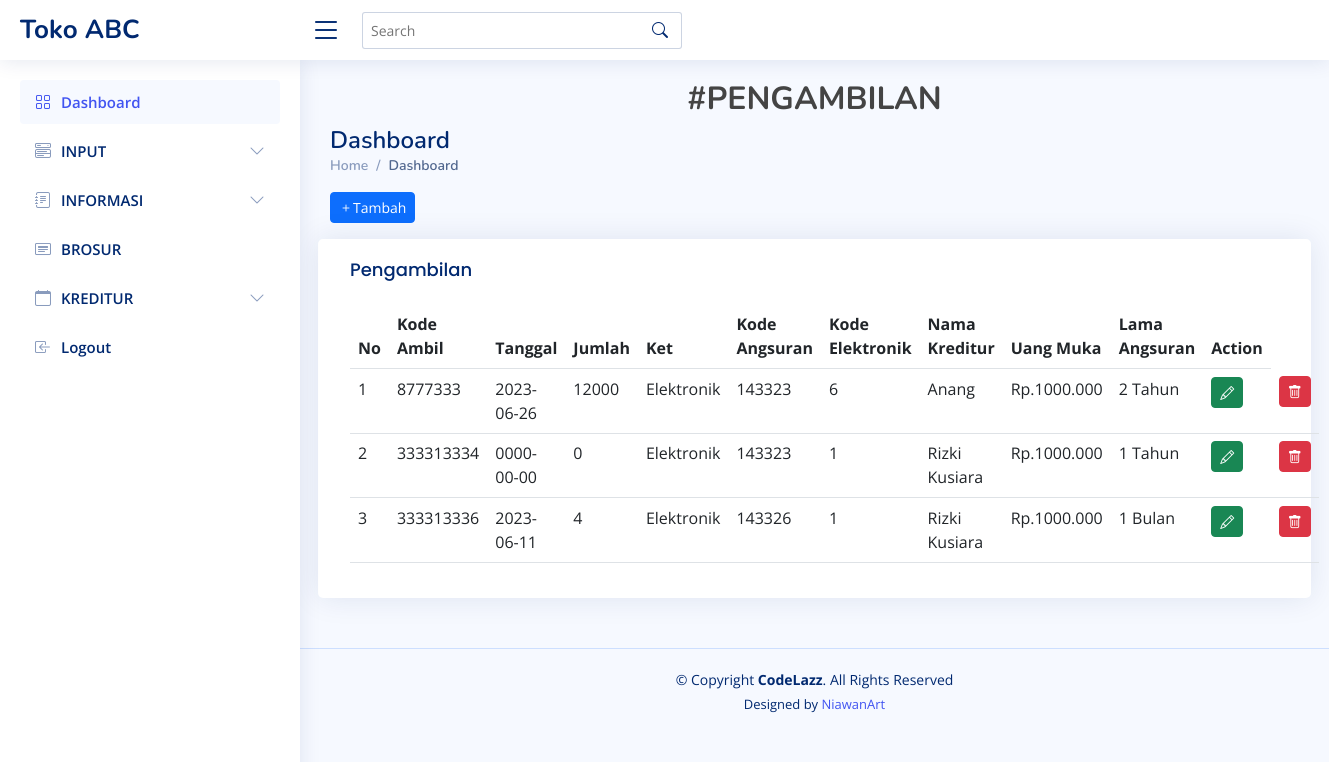
The page /index.php/pengambilan on the database its author committed.
### tables this page shows
CREATE TABLE `tb_pengambilan` (
  `NAM` int(4) NOT NULL,
  `TBTP` date NOT NULL,
  `JML` int(2) NOT NULL,
  `KET` varchar(10) NOT NULL,
  `NK` int(6) NOT NULL,
  `KE` int(4) NOT NULL,
  `KA` int(2) NOT NULL,
  `KUA` int(2) NOT NULL,
  `KL` int(2) NOT NULL
);

CREATE TABLE `tb_elektronik` (
  `KE` int(4) NOT NULL,
  `KL` int(2) NOT NULL,
  `KA` int(2) NOT NULL,
  `KUA` int(2) NOT NULL,
  `NE` varchar(18) NOT NULL,
  `MEREK` varchar(18) NOT NULL,
  `SATUAN` varchar(12) NOT NULL,
  `JENIS` varchar(15) NOT NULL
);

CREATE TABLE `tb_uang_angsuran` (
  `KA` int(2) NOT NULL,
  `UA` varchar(20) NOT NULL
);

CREATE TABLE `tb_kreditur` (
  `NK` int(6) NOT NULL,
  `NMK` varchar(25) NOT NULL,
  `AK` varchar(25) NOT NULL,
  `PEKER` varchar(15) NOT NULL,
  `NO_HP` decimal(12,0) NOT NULL
);

CREATE TABLE `tb_uang_muka` (
  `KUA` int(2) NOT NULL,
  `UM` varchar(20) NOT NULL
);

CREATE TABLE `tb_lama_angsuran` (
  `KL` int(2) NOT NULL,
  `LAMA` varchar(12) NOT NULL
);

### application/controllers/Pengambilan.php (called while the page is built, shortened)
<?php
class pengambilan extends CI_Controller
{
    function __construct()
    {
        $this->load->model('model_pengambilan');
        $this->load->model('model_elektronik');
        $this->load->model('model_uang_muka');
        $this->load->model('model_uang_angsuran');
        $this->load->model('model_lama_angsuran');
        $this->load->model('model_kreditur');
    }
    function index()
    {
        $data['record'] = $this->model_pengambilan->getDataPengambilan();
        $this->load->view('pengambilan/lihat_data', $data);
    }
}

### index.php (called while the page is built, shortened)
<?php
require_once BASEPATH.'core/CodeIgniter.php';

### application/models/Model_pengambilan.php (called while the page is built, shortened)
<?php
class model_pengambilan extends CI_Model
{
    function getDataPengambilan()
    {
        $query = "SELECT * FROM tb_pengambilan as tpeng, tb_kreditur as tk , tb_elektronik as te, tb_uang_angsuran as tua, tb_uang_muka AS tum, tb_lama_angsuran AS tl
        WHERE tpeng.NK = tk.NK AND
        tpeng.KE = te.KE AND
        tpeng.KA = tua.KA AND
        tpeng.KUA = tum.KUA AND
        tpeng.KL = tl.KL
        ";
        return $this->db->query($query);
    }
}

### application/views/pengambilan/lihat_data.php (the view, shortened to what this page needs)
<!DOCTYPE html>
<html lang="en">
<head>
  <link href="<?= base_url() ?>assets/vendor/bootstrap/css/bootstrap.min.css" rel="stylesheet">
  <link href="<?= base_url() ?>assets/vendor/bootstrap-icons/bootstrap-icons.css" rel="stylesheet">
  <link href="<?= base_url() ?>assets/vendor/boxicons/css/boxicons.min.css" rel="stylesheet">
  <link href="<?= base_url() ?>assets/vendor/quill/quill.snow.css" rel="stylesheet">
  <link href="<?= base_url() ?>assets/vendor/quill/quill.bubble.css" rel="stylesheet">
  <link href="<?= base_url() ?>assets/vendor/remixicon/remixicon.css" rel="stylesheet">
  <link href="<?= base_url() ?>assets/vendor/simple-datatables/style.css" rel="stylesheet">
  <link href="<?= base_url() ?>assets/css/style.css" rel="stylesheet">
</head>
<body>
  <header id="header" class="header fixed-top d-flex align-items-center">
    <div class="d-flex align-items-center justify-content-between">
      <a href="index.html" class="logo d-flex align-items-center">
        <span class="d-none d-lg-block">Toko ABC</span>
      </a>
      <i class="bi bi-list toggle-sidebar-btn"></i>
    </div>
    <div class="search-bar">
      <form class="search-form d-flex align-items-center" method="POST" action="#">
        <input type="text" name="query" placeholder="Search" title="Enter search keyword">
        <button type="submit" title="Search"><i class="bi bi-search"></i></button>
      </form>
    </div>
  </header>
  <aside id="sidebar" class="sidebar">
    <ul class="sidebar-nav" id="sidebar-nav">
      <li class="nav-item">
        <a class="nav-link " href="<?= base_url() ?>">
          <i class="bi bi-grid"></i>
          <span>Dashboard</span>
        </a>
      </li>
      <li class="nav-item">
        <a class="nav-link collapsed" data-bs-target="#components-nav" data-bs-toggle="collapse" href="#">
          <i class="bi bi-menu-button-wide"></i><span>INPUT</span><i class="bi bi-chevron-down ms-auto"></i>
        </a>
      </li>
      <li class="nav-item">
        <a class="nav-link collapsed" data-bs-target="#forms-nav" data-bs-toggle="collapse" href="#">
          <i class="bi bi-journal-text"></i><span>INFORMASI</span><i class="bi bi-chevron-down ms-auto"></i>
        </a>
      </li>
      <li class="nav-item">
        <a class="nav-link collapsed" href="<?php echo site_url('elektronik/brosur') ?>">
          <i class="bi bi-card-heading"></i>
          <span>BROSUR</span>
        </a>
      </li>
      <li class="nav-item">
        <a class="nav-link collapsed" data-bs-target="#icons-nav" data-bs-toggle="collapse" href="#">
          <i class="bi bi-calendar"></i><span>KREDITUR</span><i class="bi bi-chevron-down ms-auto"></i>
        </a>
      <li class="nav-item">
        <a class="nav-link collapsed" href="<?php echo site_url('auth/logout') ?>">
          <i class="bi bi-box-arrow-in-left"></i>
          <span>Logout</span>
        </a>
      </li>
  </aside>
  <main id="main" class="main">
    <div class="pagetitle">
      <h2 class="text-center fw-bold">#PENGAMBILAN</h2>
      <h1>Dashboard</h1>
      <nav>
        <ol class="breadcrumb">
          <li class="breadcrumb-item"><a href="<?php echo base_url() ?>">Home</a></li>
          <li class="breadcrumb-item active">Dashboard</li>
        </ol>
      </nav>
    </div>
    <?php echo anchor('pengambilan/tambah', 'Tambah', array('class' => ' btn btn-primary mb-3 bi bi-plus btn-sm')); ?>
    <section class="section dashboard">
      <div class="row">
        <div class="col-lg-12">
          <div class="row">
            <div class="card">
              <div class="card-body">
                <h5 class="card-title">Pengambilan</h5>
                <table class="table">
                  <thead>
                    <tr>
                      <th scope="col">No</th>
                      <th scope="col">Kode Ambil</th>
                      <th scope="col">Tanggal</th>
                      <th scope="col">Jumlah</th>
                      <th scope="col">Ket</th>
                      <th scope="col">Kode Angsuran</th>
                      <th scope="col">Kode Elektronik</th>
                      <th scope="col">Nama Kreditur</th>
                      <th scope="col">Uang Muka</th>
                      <th scope="col">Lama Angsuran</th>
                      <th scope="col" class="text-center">Action</th>
                    </tr>
                  </thead>
                  <tbody>
                    <?php
                    $no = 1;
                    foreach ($record->result() as $r) {
                      echo "<tr>
            <td>$no</td>
            <td>$r->NAM</td>
            <td scope=row>$r->TBTP</td>
            <td scope=row>$r->JML</td>
            <td scope=row>$r->KET</td>
            <td scope=row>$r->KE</td>
            <td scope=row>$r->KA</td>
            <td scope=row>$r->NMK</td>
            <td scope=row>$r->UM</td>
            <td scope=row>$r->LAMA</td>
            <td width='2'>" . anchor('pengambilan/edit/' . $r->NAM, '<i class="bi bi-pencil"></i>', array('class' => 'btn btn-success btn-sm')) . "</td>
            <td width='20'>" . anchor('pengambilan/delete/' . $r->NAM, '<i class="bi bi-trash"></i>', array('class' => 'btn btn-danger btn-sm')) . "</td>
            <tr>";
                      $no++;
                    } ?>
                  </tbody>
                </table>
              </div>
            </div>
          </div>
        </div>
    </section>
  </main>
  <footer id="footer" class="footer">
    <div class="copyright">
      &copy; Copyright <strong><span>CodeLazz</span></strong>. All Rights Reserved
    </div>
    <div class="credits">
      Designed by <a href="https://github.com/niawanart">NiawanArt</a>
    </div>
  </footer>
</body>
</html>

### assets/css/style.css (style rules this page uses)
:root { scroll-behavior: smooth; }
body { font-family: "Open Sans", sans-serif; background: #f6f9ff; color: #444444; }
a { color: #4154f1; text-decoration: none; }
h1, h2, h3, h4, h5, h6 { font-family: "Nunito", sans-serif; }
#main { margin-top: 60px; padding: 20px 30px; transition: all 0.3s; }
.pagetitle { margin-bottom: 10px; }
.pagetitle h1 { font-size: 24px; margin-bottom: 0; font-weight: 600; color: #012970; }
.card { margin-bottom: 30px; border: none; border-radius: 5px; box-shadow: 0px 0 30px rgba(1, 41, 112, 0.1); }
.card-title { padding: 20px 0 15px 0; font-size: 18px; font-weight: 500; color: #012970; font-family: "Poppins", sans-serif; }
.card-body { padding: 0 20px 20px 20px; }
.breadcrumb { font-size: 14px; font-family: "Nunito", sans-serif; color: #899bbd; font-weight: 600; }
.breadcrumb a { color: #899bbd; transition: 0.3s; }
.breadcrumb .breadcrumb-item::before { color: #899bbd; }
.breadcrumb .active { color: #51678f; font-weight: 600; }
.logo { line-height: 1; }
@media (min-width: 1200px) { .logo { width: 280px; } }
.logo span { font-size: 26px; font-weight: 700; color: #012970; font-family: "Nunito", sans-serif; }
.header { transition: all 0.5s; z-index: 997; height: 60px; box-shadow: 0px 2px 20px rgba(1, 41, 112, 0.1); background-color: #fff; padding-left: 20px; }
.header .toggle-sidebar-btn { font-size: 32px; padding-left: 10px; cursor: pointer; color: #012970; }
.header .search-bar { min-width: 360px; padding: 0 20px; }
.header .search-form { width: 100%; }
.header .search-form input { border: 0; font-size: 14px; color: #012970; border: 1px solid rgba(1, 41, 112, 0.2); padding: 7px 38px 7px 8px; border-radius: 3px; transition: 0.3s; width: 100%; }
.header .search-form button { border: 0; padding: 0; margin-left: -30px; background: none; }
.header .search-form button i { color: #012970; }
.sidebar { position: fixed; top: 60px; left: 0; bottom: 0; width: 300px; z-index: 996; transition: all 0.3s; padding: 20px; overflow-y: auto; scrollbar-width: thin; scrollbar-color: #aab7cf transparent; box-shadow: 0px 0px 20px rgba(1, 41, 112, 0.1); background-color: #fff; }
@media (min-width: 1200px) { #main, #footer { margin-left: 300px; } }
.sidebar-nav { padding: 0; margin: 0; list-style: none; }
.sidebar-nav li { padding: 0; margin: 0; list-style: none; }
.sidebar-nav .nav-item { margin-bottom: 5px; }
.sidebar-nav .nav-link { display: flex; align-items: center; font-size: 15px; font-weight: 600; color: #4154f1; transition: 0.3; background: #f6f9ff; padding: 10px 15px; border-radius: 4px; }
.sidebar-nav .nav-link i { font-size: 16px; margin-right: 10px; color: #4154f1; }
.sidebar-nav .nav-link.collapsed { color: #012970; background: #fff; }
.sidebar-nav .nav-link.collapsed i { color: #899bbd; }
.sidebar-nav .nav-link .bi-chevron-down { margin-right: 0; transition: transform 0.2s ease-in-out; }
.footer { padding: 20px 0; font-size: 14px; transition: all 0.3s; border-top: 1px solid #cddfff; }
.footer .copyright { text-align: center; color: #012970; }
.footer .credits { padding-top: 5px; text-align: center; font-size: 13px; color: #012970; }

### rows shown on the page
tb_pengambilan: NAM "8777333", TBTP "2023-06-26", JML "12000", KET "Elektronik", tb_elektronik.KE "143323", tb_uang_angsuran.KA "6", tb_kreditur.NMK "Anang", tb_uang_muka.UM "Rp.1000.000", tb_lama_angsuran.LAMA "2 Tahun"
tb_pengambilan: NAM "333313334", TBTP "0000-00-00", JML "0", KET "Elektronik", tb_elektronik.KE "143323", tb_uang_angsuran.KA "1", tb_kreditur.NMK "Rizki Kusiara", tb_uang_muka.UM "Rp.1000.000", tb_lama_angsuran.LAMA "1 Tahun"
tb_pengambilan: NAM "333313336", TBTP "2023-06-11", JML "4", KET "Elektronik", tb_elektronik.KE "143326", tb_uang_angsuran.KA "1", tb_kreditur.NMK "Rizki Kusiara", tb_uang_muka.UM "Rp.1000.000", tb_lama_angsuran.LAMA "1 Bulan"
